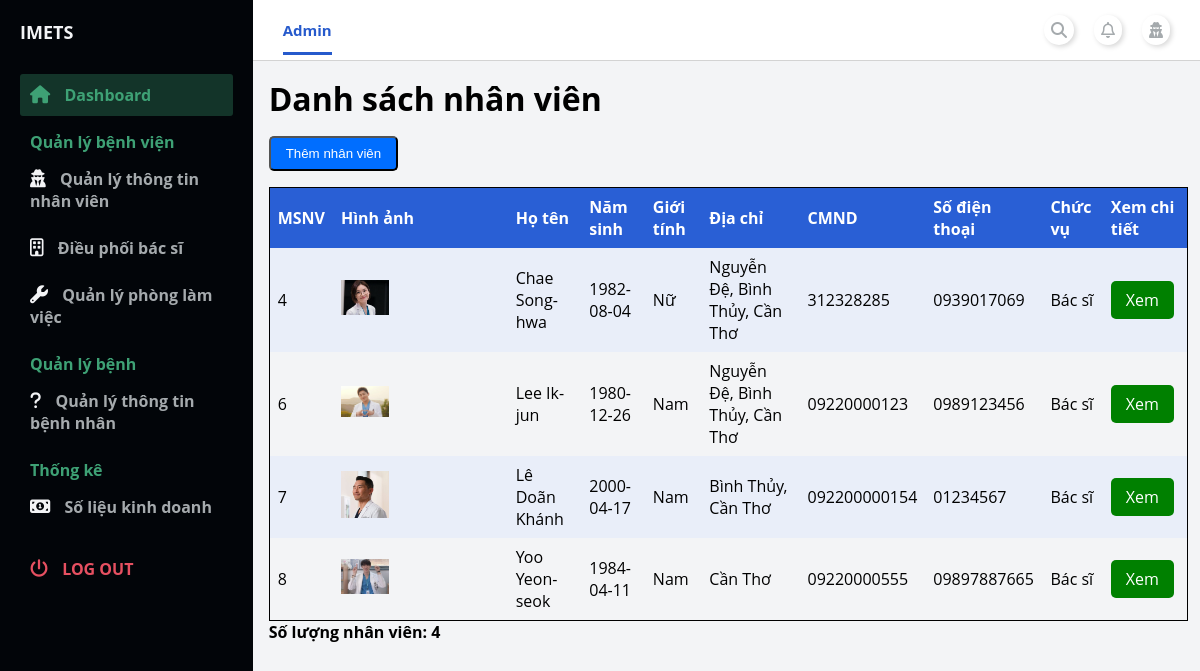
Before: /admin/index.php?page_layout=staff_management (signed in) with the older database file.
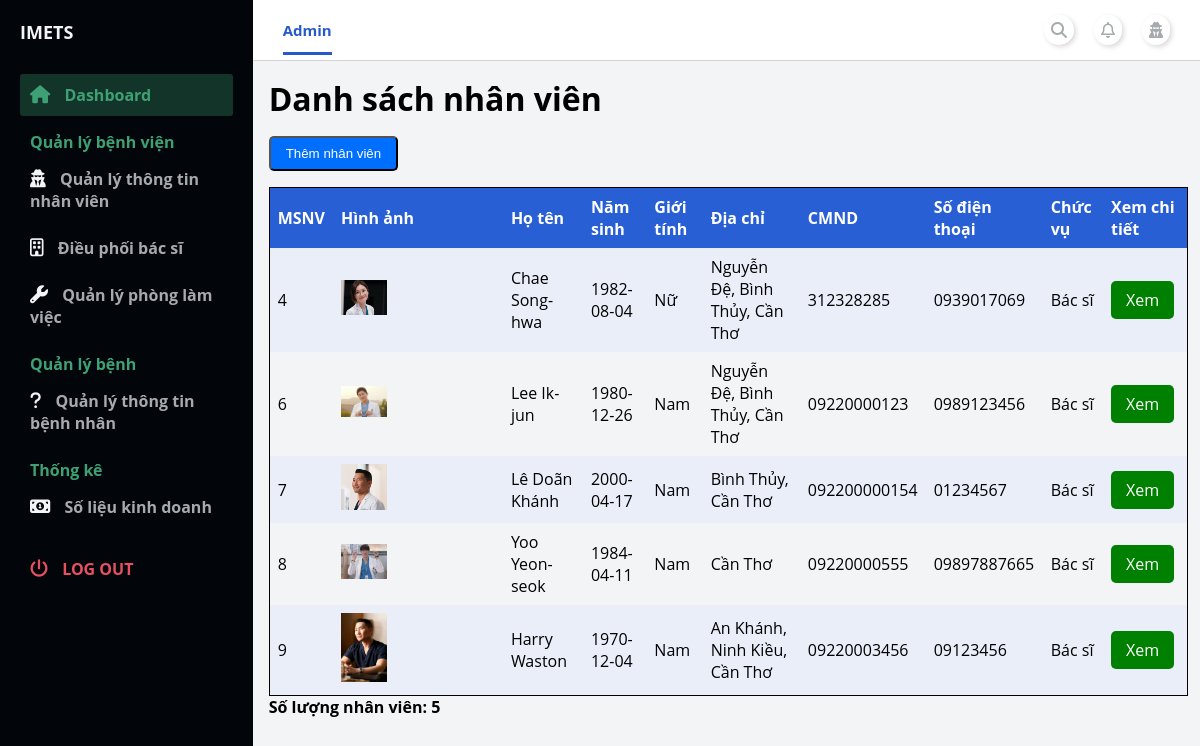
After: the same page with the newer database file.
### tables this page shows
CREATE TABLE `staff` (
  `ID_Staff` int(11) NOT NULL,
  `Name` varchar(100) NOT NULL,
  `DOB` date NOT NULL,
  `Sex` varchar(10) NOT NULL,
  `Address` varchar(200) NOT NULL,
  `CMND` varchar(15) NOT NULL,
  `PhoneNumber` varchar(25) NOT NULL,
  `Position` varchar(50) NOT NULL,
  `ID_Dept` int(11) NOT NULL,
  `DateStartWork` date NOT NULL,
  `VoteRate` double NOT NULL DEFAULT 0,
  `UserName` varchar(100) NOT NULL,
  `Password` varchar(100) NOT NULL
);

CREATE TABLE `img_staff` (
  `ID_ImgStaff` int(11) NOT NULL,
  `ID_Staff` int(11) DEFAULT NULL,
  `imgName` varchar(100) DEFAULT NULL
);

### admin/modules_admin/staff_management/list_staffManagement.php (the view, shortened to what this page needs)
<main>
    <div class="container-table">
        <div class="table-header">
            <h1>Danh sách nhân viên</h1>
        </div>
        <div class="table-body">
            <button type="button" class="btn_add">Thêm nhân viên</button>
            <table class="table">
                <thead class="thead-dark">
                    <tr>
                        <th>MSNV</th>
                        <th>Hình ảnh</th>
                        <th>Họ tên</th>
                        <th>Năm sinh</th>
                        <th>Giới tính</th>
                        <th>Địa chỉ</th>
                        <th>CMND</th>
                        <th>Số điện thoại</th>
                        <th>Chức vụ</th>
                        <th>Xem chi tiết</th>
                    </tr>
                </thead>
                <tbody>
                    <tr>
                        <?php
                            include './../config.php';
                            $sql = "SELECT *
                                FROM staff  JOIN dept ON dept.ID_Dept=staff.ID_Dept
                                JOIN img_staff ON staff.ID_Staff=img_staff.ID_Staff
                                WHERE staff.Position != 'Admin'
                                GROUP BY staff.ID_Staff
                                ORDER BY staff.ID_Staff ASC";
                            $count_nhanvien=0;
                            $query = mysqli_query($conn, $sql);
                            while($rows = mysqli_fetch_array($query)){ ?>
                            <tr>
                                <td><?php echo $rows["ID_Staff"] ?></td>
                                <td><img src="./../img/staff/<?php echo $rows["imgName"] ?>" style="width: 30%"></td>
                                <td><?php echo $rows["Name"] ?></td>
                                <td><?php echo $rows["DOB"] ?></td>
                                <td><?php echo $rows["Sex"] ?></td>
                                <td><?php echo $rows["Address"] ?></td>
                                <td><?php echo $rows["CMND"] ?></td>
                                <td><?php echo $rows["PhoneNumber"] ?></td>
                                <td><?php echo $rows["Position"] ?></td>
                                <?php $count_nhanvien++ ?>
                                <td>
                                    <a
                                    href="./index.php?page_layout=staff_detail&id= <?php echo $rows['ID_Staff'] ?>"
                                    style="background-color: green;color: white;padding: 8px 15px;text-align: center;text-decoration: none;display: inline-block;border-radius: 5px;">
                                        Xem
                                    </a>
                                </td>
                            </tr>
                        <?php } ?>
                    </tr>
            </table>
            <p><b><?php echo 'Số lượng nhân viên: '. $count_nhanvien ?></b></p>
        </div>
    </div>
</main>

### admin/index.php (shortened to what this page needs)
<!DOCTYPE html>
<html>
<head>
	<link rel="stylesheet" href="./modules_admin/style/index_admin.css" />
    <link
      rel="stylesheet"
      href="https://stackpath.bootstrapcdn.com/font-awesome/4.7.0/css/font-awesome.min.css"
    />
</head>
<body id="body">
	<div class="container">
		<?php
			include './modules_admin/navigation_admin.php';
			include './modules_admin/content_admin.php';
			include './modules_admin/sidebar_admin.php';
		?>
	</div>
</body>
</html>

### admin/modules_admin/navigation_admin.php (shortened to what this page needs)
<nav class="navbar">
    <div class="navbar__left">
        <a class="active_link" href="#">Admin</a>
    </div>
    <div class="navbar__right">
        <a href="#">
            <i class="fa fa-search" aria-hidden="true"></i>
        </a>
        <a href="#">
            <i class="far fa-bell" aria-hidden="true"></i>
        </a>
        <a href="#" class="modal-btn">
            <i class="fa fa-user-secret" aria-hidden="true"></i>
        </a>
    </div>
</nav>

### admin/modules_admin/content_admin.php (shortened to what this page needs)
<?php
    if(isset($_GET['page_layout'])){
        switch ($_GET['page_layout']) {
            case 'staff_management':
                include './modules_admin/staff_management/list_staffManagement.php';
                break;
            }
    }else {
        include './modules_admin/dashboard_admin/dashboard_admin.php';
    }
?>

### admin/modules_admin/sidebar_admin.php (shortened to what this page needs)
<div id="sidebar">
    <div class="sidebar__title">
        <div class="sidebar__img">
            <h1>IMETS</h1>
        </div>
    </div>
    <div class="sidebar__menu">
        <div class="sidebar__link active_menu_link">
            <i class="fa fa-home"></i>
            <a href="./index.php">Dashboard</a>
        </div>
        <h2>Quản lý bệnh viện</h2>
        <div class="sidebar__link">
            <i class="fa fa-user-secret" aria-hidden="true"></i>
            <a href="./index.php?page_layout=staff_management">Quản lý thông tin nhân viên</a>
        </div>
        <div class="sidebar__link">
            <i class="fa fa-building-o"></i>
            <a href="#">Điều phối bác sĩ</a>
        </div>
        <div class="sidebar__link">
            <i class="fa fa-wrench"></i>
            <a href="#">Quản lý phòng làm việc</a>
        </div>
        <h2>Quản lý bệnh</h2>
        <div class="sidebar__link">
            <i class="fa fa-question"></i>
            <a href="#">Quản lý thông tin bệnh nhân</a>
        </div>
        <h2>Thống kê</h2>
        <div class="sidebar__link">
            <i class="fa fa-money"></i>
            <a href="#">Số liệu kinh doanh</a>
        </div>
        <div class="sidebar__logout">
            <i class="fa fa-power-off"></i>
            <a href="./index.php?logout=logoutadmin">Log out</a>
        </div>
    </div>
</div>

### admin/modules_admin/style/index_admin.css (style rules this page uses)
:root { --white: #ffffff; --lightblue:#E9EEF9; --blue:#295FD5; --blacktext:#3B3B3B; --red: #E85253; --box-shadow:.5rem .5rem 0 rgba(22, 86, 160, 0.2); --text-shadow:.4rem .4rem 0 rgba(0, 0, 0, .2); --border:.2rem solid var(--blue); }
* { margin: 0; padding: 0; }
body { box-sizing: border-box; font-family: 'Open Sans', sans-serif; }
.container { display: grid; height: 100vh; grid-template-columns: 0.8fr 1fr 1fr 1fr; grid-template-rows: 0.2fr 3fr; grid-template-areas: "sidebar nav nav nav" "sidebar main main main"; }

### admin/modules_admin/style/navigation_admin.css (style rules this page uses)
.navbar { background: #ffffff; grid-area: nav; height: 60px; display: flex; align-items: center; justify-content: space-between; padding: 0 30px 0 30px; border-bottom: 1px solid lightgray; }
.navbar__left > a { margin-right: 30px; text-decoration: none; color: #a5aaad; font-size: 15px; font-weight: 700; }
.navbar__left .active_link { color: #265acc; border-bottom: 3px solid #265acc; padding-bottom: 12px; }
.navbar__right { display: flex; justify-content: center; align-items: center; }
.navbar__right > a { margin-left: 20px; text-decoration: none; }
.navbar__right > a > i { color: #a5aaad; font-size: 16px; border-radius: 50px; background: #ffffff; box-shadow: 2px 2px 5px #d9d9d9, -2px -2px 5px #ffffff; padding: 7px; }

### admin/modules_admin/style/sidebar_admin.css (style rules this page uses)
#sidebar { background: #020509; grid-area: sidebar; overflow-y: auto; padding: 20px; -webkit-transition: all 0.5s; transition: all 0.5s; }
.sidebar__title { display: flex; justify-content: space-between; align-items: center; color: #f3f4f6; margin-bottom: 30px; }
.sidebar__img { display: flex; align-items: center; }
.sidebar__title > div > h1 { font-size: 18px; display: inline; }
.sidebar__menu > h2 { color: #3ea175; font-size: 16px; margin-top: 15px; margin-bottom: 5px; padding: 0 10px; font-weight: 700; }
.sidebar__link { color: #f3f4f6; padding: 10px; border-radius: 3px; margin-bottom: 5px; }
.active_menu_link { background: rgba(62, 161, 117, 0.3); color: #3ea175; }
.active_menu_link a { color: #3ea175 !important; }
.sidebar__link > a { text-decoration: none; color: #a5aaad; font-weight: 700; }
.sidebar__link > i { margin-right: 10px; font-size: 18px; }
.sidebar__logout { margin-top: 20px; padding: 10px; color: #e65061; }
.sidebar__logout > a { text-decoration: none; color: #e65061; font-weight: 700; text-transform: uppercase; }
.sidebar__logout > i { margin-right: 10px; font-size: 18px; }

### admin/modules_admin/style/content_admin.css (style rules this page uses)
main { background: #f3f4f6; grid-area: main; overflow-y: auto; }

### admin/modules_admin/style/staff_management.css (style rules this page uses)
.container-table { width: 97%; margin: 1rem 1rem 0 1rem; }
.table { border-collapse: collapse; width: 100%; margin-top: 1rem; border: 1px solid rgb(0, 0, 0); }
.thead-dark { background-color: var(--blue); color: var(--white); }
th, td { text-align: left; padding: 0.5rem; }
tr:nth-child(even) { background-color: var(--lightblue); }
.btn_add { margin-top: 1rem; }
.btn_add { background-color: rgb(0, 110, 255); color: white; padding: 8px 15px; text-align: center; text-decoration: none; display: inline-block; border-radius: 5px; cursor: pointer; }

Changed rows visible on the page:
added staff: img_staff.ID_Staff "9", img_staff.imgName (picture), Name "Harry Waston", DOB "1970-12-04", Sex "Nam", Address "An Khánh, Ninh Kiều, Cần Thơ", CMND "09220003456", PhoneNumber "09123456", Position "Bác sĩ"
Other visible differences:
$count_nhanvien: "4" → "5"
